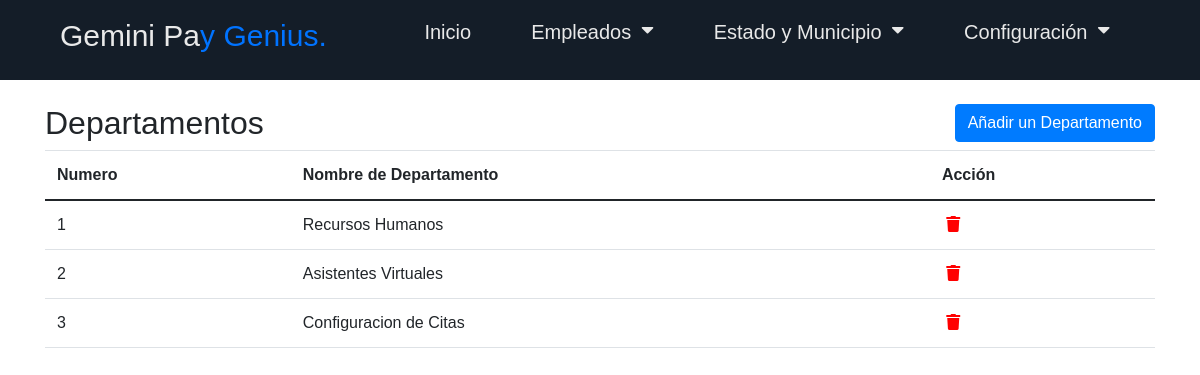
/vistas/administrador/departamento.php, run on the app's committed database.
### tables this page shows
CREATE TABLE IF NOT EXISTS `departamentos` (
  `id_departament` int(11) NOT NULL AUTO_INCREMENT,
  `nombre_departament` varchar(50) DEFAULT NULL,
  PRIMARY KEY (`id_departament`)
);

### basededatos/cargos/rangos.php (called while the page is built, shortened)
<?php
class cargos
{
    private $conexion;
    public function __construct()
    {
        $this->conexion = new conexion();
    }
public function departamento()
{
    $conn = $this->conexion->conectar();
    $query = "SELECT * FROM departamentos";
    $result = $conn->query($query);
    if ($result->num_rows > 0) {
        $data = array();
        while ($row = $result->fetch_assoc()) {
            $data[] = $row;
        }
        $this->conexion->desconectar($conn);
        return $data;
    } else {
        $this->conexion->desconectar($conn);
        return array();
    }
}
}
?>

### vistas/administrador/departamento.php (the view, shortened to what this page needs)
<?php
  require_once "../../basededatos/cargos/rangos.php";
  $persona = new cargos();
?>
<!DOCTYPE html>
<html lang="en">
<head>
  <link rel="stylesheet" href="https://cdn.jsdelivr.net/npm/bootstrap@5.0.2/dist/css/bootstrap.min.css">
  <link rel="stylesheet" href="https://pro.fontawesome.com/releases/v5.10.0/css/all.css">
  <link rel='stylesheet' href='https://cdnjs.cloudflare.com/ajax/libs/twitter-bootstrap/4.5.2/css/bootstrap.min.css' />
  <link rel="stylesheet" href="../../assets/css/estilos.css">
</head>
<body>
<?php
require_once "menu.php";
?>
<main>
<div class="container">
  <br>
  <h2> Departamentos
    <a href="crear_depart.php" class="btn btn-primary" style="float:right;">Añadir un Departamento</a>
  </h2>
  <table class="table table-hover">
    <thead>
      <tr>
        <th>Numero</th>
        <th>Nombre de Departamento</th>
        <th>Acción</th>
      </tr>
    </thead>
    <tbody>
    <?php
$deliverys = $persona->departamento();
$n=1;
if (!empty($deliverys)) {
    foreach ($deliverys as $delivery) {
        ?>
        <tr>
        <td><?php echo $n++?></td>
          <td><?php echo $delivery['nombre_departament'] ?></td>
           <td><a href="editar_departamento.php?editId=<?php echo $delivery['id_departament'] ?>" style="color:green"><i class="fa fa-pencil" aria-hidden="true"></i></a>
              <a href="#" onclick="confirmar('<?php echo $delivery['id_departament'] ?>')" style="color:red">
                <i class="fa fa-trash" aria-hidden="true"></i>
             </a>
          </td>
        </tr>
        <?php
    }
} else {
     echo "No hay datos disponibles";
}
?>
    </tbody>
  </table>
</div>
          </main>
</body>
</html>

### assets/css/estilos.css (style rules this page uses)
:root { --color-primary: #0073ff; --color-white: #e9e9e9; --color-black: #141d28; --color-black-1: #212b38; }
* { margin: 0; padding: 0; box-sizing: border-box; }
body { font-family: sans-serif; }

### data on the page
departamentos: nombre_departament "Recursos Humanos"
departamentos: nombre_departament "Asistentes Virtuales"
departamentos: nombre_departament "Configuracion de Citas"
